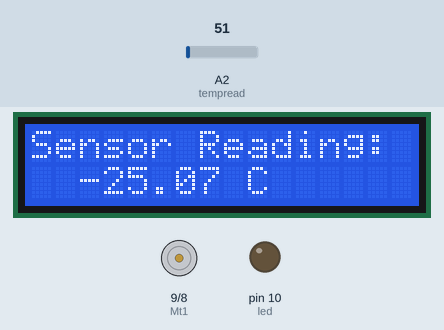
The sketch below on a simulated Arduino Uno, built with avr-gcc and run on an emulated ATmega328P. On the bench: 16×2 character LCD, motor-driver pin pairs drawn as motors (green arrow = first pin HIGH = forward, orange = second pin HIGH = backward, longer = more drive), output pins drawn as LEDs (lit = HIGH). The test bench sets the inputs (shaded band); at power-on: A2 (tempread) = 51.

Above: at 1.2 s.
1.3 s: A2 (tempread) set to 138
At 6.6 s:
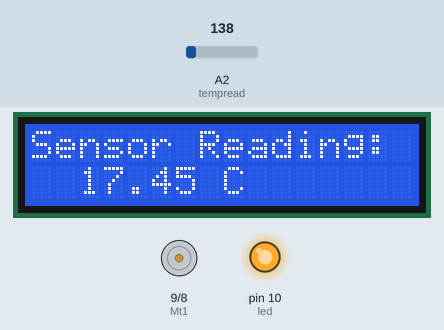
13.2 s: A2 (tempread) set to 144
At 21.5 s:
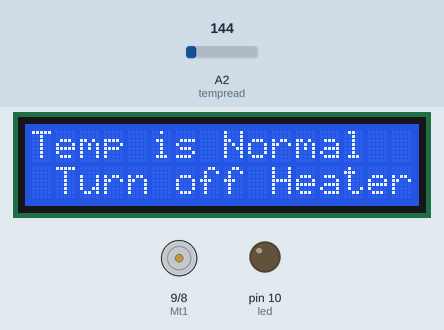
25.1 s: A2 (tempread) set to 163
At 33.28 s:
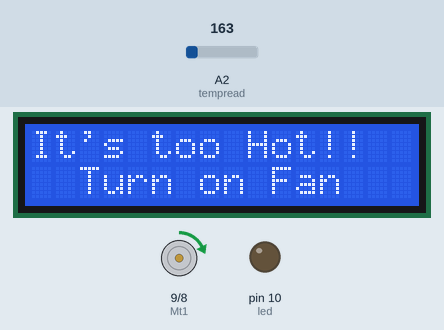
35.2 s: A2 (tempread) set to 112
At 41.85 s:
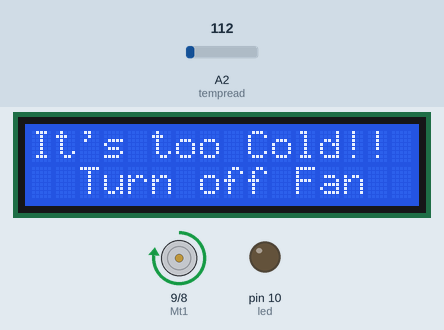
41.9 s: A2 (tempread) set to 163
At 53.6 s:
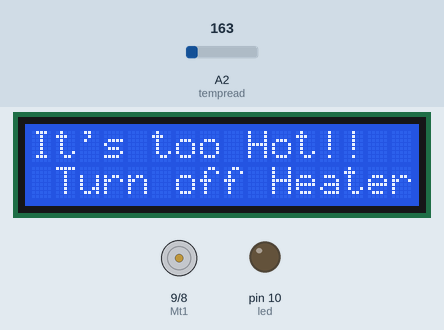
Timing chart, 0 to 60.3 s (numbered marks = the images above; inputs shaded):
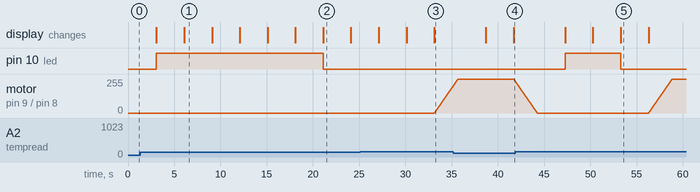

Measured:
- the behaviour switches between 143 and 144 on A2 (tempread) (found by bisection; images 1 and 2)
- after the input at 13.2 s, pin 10 (led): HIGH → LOW after 7.9 s; the display: first differs from a run without the input after 4.9 s (image 2 shows a later state)
- after the input at 25.1 s, motor on pin 9 (Mt1) / pin 8 (Mt2): moves from stopped to forward 206/255 over 2.1 s, starting after 8.0 s; the display: first differs from a run without the input after 5.0 s (image 3 shows a later state)
- what the display in image 1 shows lasts 3.0 s, from 6.1 s to 9.1 s

The sketch:

main.ino
```cpp
#include <LiquidCrystal.h>

int rs = 12;
int en = 11;
int db4 = 5;
int db5 = 4;
int db6 = 3;
int db7 = 2;
int led = 10;
int Mt1 = 9;
int Mt2 = 8;
int Mdelay = 10;
int dt = 3000;
int tempread = A2;
float sensorread;
float eqvolt;
float temp;
float Maxtemp = 25.00;
float Mintemp = 20.00;
int fanstat = 0;
int ledstat = 0;

LiquidCrystal Lcd(rs,en,db4,db5,db6,db7);

void setup(){
  Lcd.begin(16,2);
  pinMode(led,OUTPUT);
  pinMode(tempread,INPUT);
  pinMode(Mt1,OUTPUT);
  pinMode(Mt2,OUTPUT);
  digitalWrite(Mt2,LOW);
}

void loop(){
  sensorread = analogRead(tempread);
  eqvolt = sensorread*(5.00/1023.00);
  temp = 100.00*eqvolt-50.00;

  Lcd.clear();
  Lcd.print("Sensor Reading:");
  Lcd.setCursor(2,1);
  Lcd.print(temp);
  Lcd.print(" C");
  delay(dt);

  if(temp >= Maxtemp){
    if(ledstat == 1){
      Lcd.clear();
      Lcd.print("It's too Hot!!");
      Lcd.setCursor(1,1);
      Lcd.print("Turn off Heater");
      digitalWrite(led,LOW);
      ledstat = 0;
      delay(dt);
    }
    Lcd.clear();
    Lcd.print("It's too Hot!!");
    Lcd.setCursor(2,1);
    if(fanstat == 0){
      Lcd.print("Turn on Fan");
      for(int i=0; i<=255; i++){
        analogWrite(Mt1,i);
        delay(Mdelay);
      }
      fanstat = 1;
    }
    else if(fanstat == 1){
      Lcd.print("Fan is On");
    }
    delay(dt);
  }
  else if(temp <= Maxtemp && temp >= Mintemp){
    Lcd.clear();
    Lcd.print("Temp is Normal");
    Lcd.setCursor(2,1);
    if(fanstat == 1){
      Lcd.print("Turning off Fan");
      fanstat = 0;
      for(int i=255; i>=0; i--){
      	analogWrite(Mt1,i);
      	delay(Mdelay);
      }
    }
    else if(ledstat == 1){
      Lcd.setCursor(1,1);
      Lcd.print("Turn off Heater");
      ledstat = 0;
      digitalWrite(led,LOW);
    }
    else{
      Lcd.print("All are Off");
    }
    delay(dt);
  }
  else if(temp <= Mintemp){
    if(fanstat == 1){
      Lcd.clear();
      Lcd.print("It's too Cold!!");
      Lcd.setCursor(2,1);
      Lcd.print("Turn off Fan");
      fanstat = 0;
      for(int i=255; i>=0; i--){
      	analogWrite(Mt1,i);
      	delay(Mdelay);
      }
      delay(dt);
    }
    Lcd.clear();
    Lcd.print("It's too Cold!!");
    Lcd.setCursor(2,1);
    if(ledstat == 0){
      Lcd.print("Turn On Heater");
      ledstat = 1;
      digitalWrite(led,HIGH);
    }
    else if(ledstat == 1){
      Lcd.print("Heater is On");
    }
    delay(dt);
  }
  else{
    Lcd.clear();
    Lcd.print("Something Went Wrong");
    Lcd.setCursor(2,1);
    Lcd.print("Error in the Circuit");
    delay(dt);
  }
}
```
